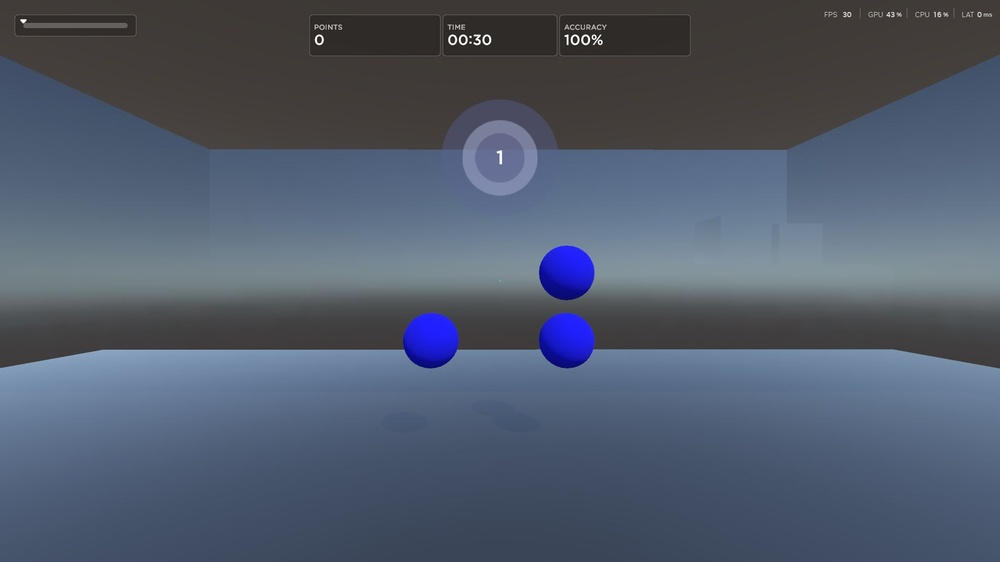
#> input picture part3/Aimlabs_3x3_grid.JPG, 1000 x 562 px, shrunk from 1920 x 1080 before the run
$ python findPositiions.py
#> lines starting #> are read from the running program, lines starting #| are printed output that depends on the picture; after the words box and inside, x2 and y2 are one past the last pixel; in counts of white or black regions, pixels touching at a corner belong together
# Author: Talon Vorpahl
# Update my hardcoded bot to shot at targets available instead of shooting at every location in 3x3 grid in aimlabs
import cv2 as cv
import numpy as np
import os

os.chdir(os.path.dirname(os.path.abspath(__file__)))

def findPositions(needle_img_path, haystack_img_path, threshold = 0.65, debug_mode = None):
#> called with needle_img_path = 'Aimlabs_3x3_grid_ball.JPG', haystack_img_path = 'Aimlabs_3x3_grid.JPG', threshold = 0.65, debug_mode = 'points'
    haystack_img = cv.imread(haystack_img_path, cv.IMREAD_UNCHANGED)
#> haystack_img is the input picture: shape (562, 1000, 3); mean B, G, R 107.3, 90.5, 80.7
    needle_img = cv.imread(needle_img_path, cv.IMREAD_UNCHANGED)
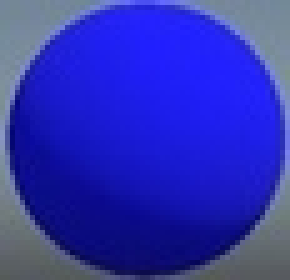
#> input picture part3/Aimlabs_3x3_grid_ball.JPG, 58 x 56 px, shrunk from 111 x 107 before the run (shown 5 times larger)
#> needle_img is the input picture: shape (56, 58, 3); mean B, G, R 180.8, 49.6, 46
    needle_w , needle_h = needle_img.shape[1], needle_img.shape[0]
#> needle_w = 58; needle_h = 56

    method = cv.TM_CCOEFF_NORMED
    res = cv.matchTemplate(haystack_img, needle_img, method)
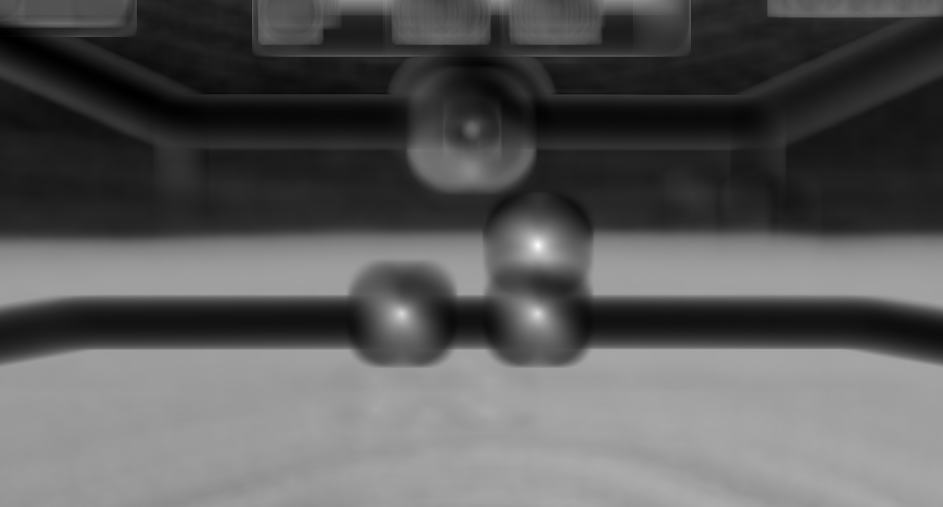
#> res: shape (507, 943) float32; min -0.508, max 0.987, mean 0.0188; drawn with min black and max white

    loc = np.where(res >= threshold)
#> loc = 254 positions, rows 238 to 317, columns 398 to 544
    loc = list(zip(*loc[::-1]))
#> loc = 254 pairs, first value 398 to 544, second value 238 to 317
    points = []


    rectangles = []
    for rec in loc:
        rectangles.append([int(rec[0]), int(rec[1]), needle_w, needle_h])
#> this loop made 254 passes
#> rec on passes 1 to 3: (535, 238), (536, 238), (537, 238)
#> after the loop, rectangles = 254 items, first 6: [535, 238, 58, 56], [536, 238, 58, 56], [537, 238, 58, 56], [538, 238, 58, 56], [533, 239, 58, 56], [534, 239, 58, 56]

    rectangles , weights = cv.groupRectangles(rectangles, groupThreshold = 2, eps = 0.5)
#> rectangles = [[537, 246, 58, 56], [537, 314, 58, 56], [401, 314, 58, 56]]; weights = [183, 41, 30]

    if len(rectangles):
        print("Found needle")

        for (x, y, w, h) in rectangles:
            marker_color = (255, 0, 255)
            marker_type = cv.MARKER_CROSS

            line_color = (0, 255, 0)
            line_type = cv.LINE_4

            top_left = (x, y)
            bottom_right = (x + w, y + h)

            center_x = x + int(w/2)
            center_y = y + int(h/2)
            center = (center_x, center_y)
            points.append(center)

            if debug_mode == "rectangles":
                cv.rectangle(haystack_img, top_left, bottom_right, line_color, thickness = 2, lineType = line_type)

            if debug_mode == "points":
                cv.drawMarker(haystack_img, center, marker_color, markerType = marker_type)
#> this loop made 3 passes
#> (x, y, bottom_right, center_x, center_y) on passes 1 to 3: (537, 246, (595, 302), 566, 274), (537, 314, (595, 370), 566, 342), (401, 314, (459, 370), 430, 342)
#> haystack_img: shape (562, 1000, 3); 0.02% of pixels changed, all inside (x1, y1, x2, y2) = (420, 264, 577, 353)
#> after the loop, points = [(566, 274), (566, 342), (430, 342)]

        if debug_mode:
            cv.imshow('Result', haystack_img)
            cv.waitKey()
            cv.imwrite('findPositionsPoints.JPG', haystack_img)

        return points


    else:
        print("Needle not found")

def main():
    haystack_img_path = "Aimlabs_3x3_grid_ball.JPG"
    needle_img_path = "Aimlabs_3x3_grid.JPG"
    points = findPositions(haystack_img_path, needle_img_path, threshold = 0.65, debug_mode = "points")
#> points = [(566, 274), (566, 342), (430, 342)]
    # print(points)


if __name__ == "__main__":
    main()
